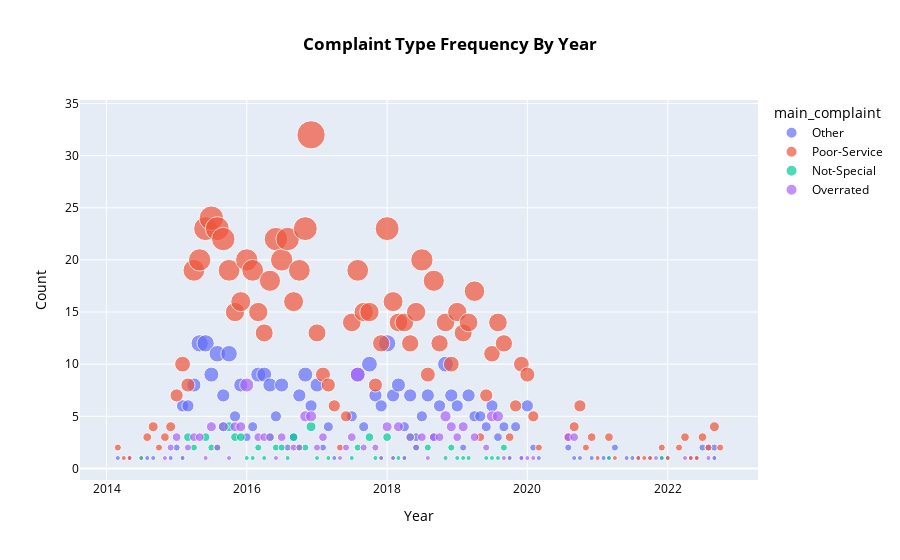

Write notebook code for a chart like this one.
### Code cell
ratings_plot = poor_ratings.groupby(["date_of_stay","main_complaint"])["ratings"].count().reset_index()
px.scatter(ratings_plot,x='date_of_stay', y='ratings', color='main_complaint',size='ratings',
    labels={"date_of_stay":"Year","ratings":"Count"},title="<b>Complaint Type Frequency By Year</b>").update_layout(
    title_x = 0.5, font={'color':'black'})

# We can see that the type of complaints that are frequently granted year after year appear to relate to poor service
# This does have varying interpretations to be fair - yet we can make the assessment that guests do expect better service 
# in varying areas given the luxury of the hotel they are staying in. The complaints do die down as the years go by - yet 
# as previously noticed - so too do the number of reviews. A more accurate measure would therefore be looking at the proportion of 
# reviews left by guests which are negative
